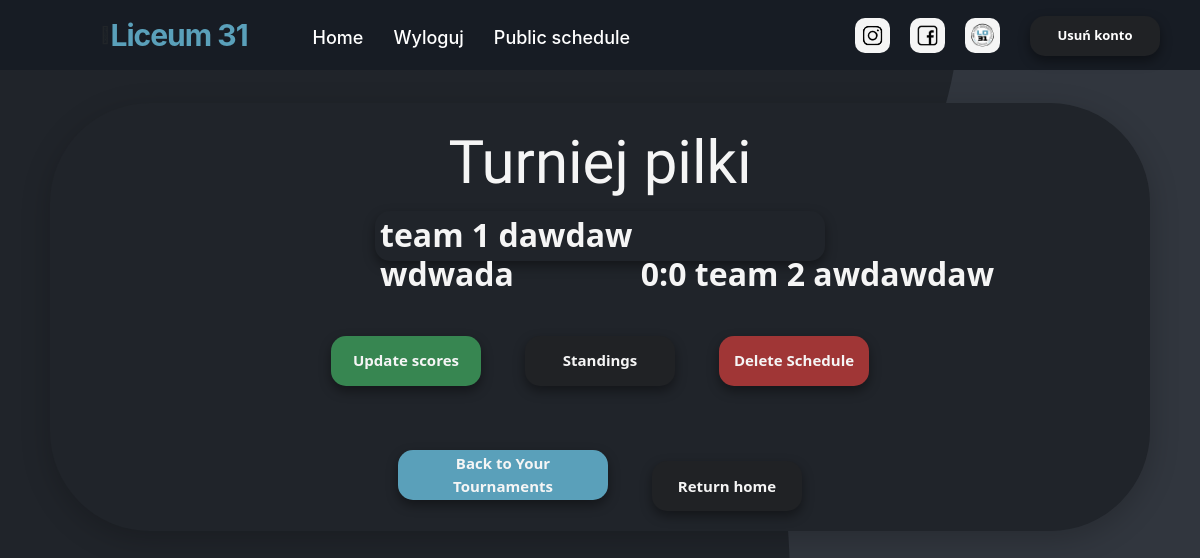
/schedule (signed in), run on the app's committed database.
### website/models.py (models this page shows)
class Tournament(db.Model):
    id = db.Column(db.Integer,primary_key=True)
    user_id = db.Column(db.Integer,db.ForeignKey('user.id'))
    name = db.Column(db.String(150))
    date = db.Column(db.Date)
    location = db.Column(db.String(150))
    discipline = db.Column(db.String(150))
    type = db.Column(db.String(150))
    status = db.Column(db.String(150), default="upcoming")
    is_public = db.Column(db.Boolean(),default=False)
    duals = db.relationship('Dual')
    players = db.relationship('Player')
    teams = db.relationship('Team')
    standings = db.relationship('Standing')

class Dual(db.Model):
    id = db.Column(db.Integer,primary_key=True)
    tournament_id = db.Column(db.Integer,db.ForeignKey('tournament.id'))
    team1_id = db.Column(db.Integer,db.ForeignKey('team.id'))
    team2_id = db.Column(db.Integer,db.ForeignKey('team.id'))
    team_1 = db.relationship('Team', foreign_keys=[team1_id])
    team_2 = db.relationship('Team', foreign_keys=[team2_id])
    score_1 = db.Column(db.Integer,default=0)
    score_2 = db.Column(db.Integer,default=0)
    round_number = db.Column(db.Integer)

class Team(db.Model):
    id = db.Column(db.Integer,primary_key=True)
    tournament_id = db.Column(db.Integer,db.ForeignKey('tournament.id'))
    name = db.Column(db.String(100000))
    players = db.relationship('Player')
    standing = db.relationship('Standing')

class Player(db.Model):
    id = db.Column(db.Integer,primary_key=True)
    tournament_id = db.Column(db.Integer,db.ForeignKey('tournament.id'))
    team_id = db.Column(db.Integer,db.ForeignKey('team.id'))
    name = db.Column(db.String(100000))
    points_scored = db.Column(db.Integer,default=0)

### website/views.py (the view)
@views.route('/schedule')
@login_required
def schedule():
    tournament = Tournament.query.filter_by(
        id=current_user.actual_tournament_id).first()
    return render_template("schedule.html", user=current_user, tournament=tournament)

### website/__init__.py (called while the page is built)
def create_app():
    app = Flask(__name__)
    app.config['SECRET_KEY'] = 'kjabwdlajbal'
    app.config['SQLALCHEMY_DATABASE_URI'] = f'sqlite:///{DB_NAME}'
    db.init_app(app)  # inicjowanie bazy danych dla aplikacji
    from .views import views
    from .auth import auth
    app.register_blueprint(views, url_prefix='/')
    app.register_blueprint(auth, url_prefix='/')
    from .models import User,Player
    create_datebase(app)
    login_manager = LoginManager()
    login_manager.login_view = 'auth.login'
    login_manager.init_app(app)
    @login_manager.user_loader
    def load_user(id):
        return User.query.get(int(id))
    return app

### website/templates/schedule.html (shortened to what this page needs)
{% extends "base.html" %} {% block title %}Schedule{% endblock %} {% block
content %}
<section class="schedule_box_container container_schedule">
  <br />
  <h3 align="center">{{tournament.name}}</h3>
  <ol class="list-group list-group-flush" id="pary">
    {% for dual in tournament.duals %}
    <div align="center">
      <ol class="badge">
        <div
          class="btn-danger_nav_list_group btn-danger_nav_list_group_schedule"
        >
          <h2>
            <div align="left" style="display: inline-block">
              {% if tournament.type == '2Teams' %} {{dual.team_1.name}} {% endif
              %} {% for player in dual.team_1.players %} {{player.name}} <br />
              {% endfor %}
            </div>
            <div style="display: inline-block">
              {{dual.score_1}}:{{dual.score_2}}
            </div>
            <div align="right" style="display: inline-block">
              {% if tournament.type == '2Teams' %} {{dual.team_2.name}} {% endif
              %} {% for player in dual.team_2.players %} {{player.name}} <br />
              {% endfor %}
            </div>
          </h2>
        </div>
      </ol>
    </div>
    <br />
    {% endfor %}
  </ol>
  <div align="center">
    <a href="/update-schedule">
      <button
        style="background-color: rgb(55, 134, 81)"
        type="button"
        class="btn-danger_nav_schedule"
      >
        Update scores
      </button>
    </a>
    <a href="/standings">
      <button type="button" class="btn-danger_nav_schedule">Standings</button>
    </a>
    <a href="delete-tournament">
      <button
        style="background-color: #a03636"
        class="btn-danger_nav_schedule"
        onClick="deleteTournament({{tournament.id}})"
      >
        <div>Delete Schedule</div>
      </button>
    </a>
    <br /><br />
    <a href="/tournaments">
      <button
        style="width: 210px; background-color: #5aa0ba"
        type="button"
        class="btn-danger_nav_schedule"
      >
        Back to Your Tournaments
      </button>
    </a>
    <a href="/">
      <button type="button" class="btn-danger_nav_schedule">Return home</button>
    </a>
  </div>
</section>
{% endblock %}

### website/static/style.css (style rules this page uses)
body { background-image: url("../static/bgp.png"); scroll-behavior: smooth; overflow: overlay; background-repeat: no-repeat; background-attachment: fixed }
.list-group { display: flex; flex-direction: column; padding-left: 0; margin-bottom: 0; font-weight: 700; }
h3 { color: whitesmoke; font-family: 'Stick No Bills', sans-serif; font-size: 60px; }
.schedule_box_container { background-color: #20242A; height: 250px; width: 700px; box-shadow: 0 8px 30px 0 rgba(0, 0, 0, 0.2); border-radius: 100px; }
.container_schedule { width: 1100px; height: auto; margin: 0 auto; margin-top: 3%; }
a { color: #fff; font-size: 15px; font-weight: 500; text-decoration: none; }
h2 { color: whitesmoke; font-family: 'Gluten', cursive; }
.btn-danger_nav_list_group_schedule h2 { color: whitesmoke; font-family: "Segoe UI", Tahoma, Geneva, Verdana, sans-serif; font-weight: bold; padding: 5px; }
.btn-danger_nav_list_group { border: 0; width: 450px; height: 50px; border-radius: 15px; outline: none; box-shadow: 0px 5px 12px rgba(0, 0, 0, 0.4); transition: 0.5s; backface-visibility: hidden; margin-top: 1px; }
.btn-danger_nav_schedule { background-color: #202225; border: 0; width: 150px; height: 50px; border-radius: 15px; font-family: "Segoe UI", Tahoma, Geneva, Verdana, sans-serif; color: whitesmoke; font-size: 15px; font-weight: bold; outline: none; box-shadow: 0px 5px 12px rgba(0, 0, 0, 0.4); transition: 0.5s; backface-visibility: hidden; margin-top: 5px; margin: 20px; }

### data on the page
Tournament: name "Turniej pilki"
Dual: team_1.name "team 1", score_1 "0", score_2 "0", team_2.name "team 2"
Player: name "dawdaw"
Player: name "wdwada"
Player: name "awdawdaw"
